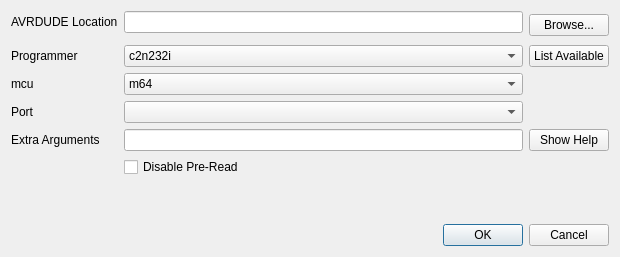
<?xml version="1.0" encoding="UTF-8"?>
<ui version="4.0">
 <class>burnConfigDialog</class>
 <widget class="QDialog" name="burnConfigDialog">
  <property name="geometry">
   <rect>
    <x>0</x>
    <y>0</y>
    <width>620</width>
    <height>257</height>
   </rect>
  </property>
  <property name="windowTitle">
   <string>AVRDUDE Configuration</string>
  </property>
  <property name="windowIcon">
   <iconset resource="eepe.qrc">
    <normaloff>:/images/configure.png</normaloff>:/images/configure.png</iconset>
  </property>
  <layout class="QGridLayout" name="gridLayout_2">
   <item row="0" column="0">
    <layout class="QGridLayout" name="gridLayout">
     <item row="0" column="2">
      <widget class="QLineEdit" name="avrdude_location">
       <property name="toolTip">
        <string>Location of AVRDUDE executable</string>
       </property>
       <property name="whatsThis">
        <string>The location of the AVRDUDE.EXE executable.</string>
       </property>
       <property name="text">
        <string notr="true"/>
       </property>
      </widget>
     </item>
     <item row="0" column="4" rowspan="2">
      <widget class="QPushButton" name="pushButton">
       <property name="whatsThis">
        <string>Use this button to browse and look for the AVRDUDE.EXE executable file.</string>
       </property>
       <property name="text">
        <string>Browse...</string>
       </property>
      </widget>
     </item>
     <item row="2" column="0">
      <widget class="QLabel" name="label_2">
       <property name="text">
        <string>Programmer</string>
       </property>
       <property name="alignment">
        <set>Qt::AlignLeading|Qt::AlignLeft|Qt::AlignVCenter</set>
       </property>
      </widget>
     </item>
     <item row="2" column="2">
      <widget class="QComboBox" name="avrdude_programmer">
       <property name="whatsThis">
        <string>Programmer used for communicating with the controller.
Please consult the programmer's documentation and the AVRDUDE documentation to select the appropriate programmer.</string>
       </property>
       <property name="insertPolicy">
        <enum>QComboBox::InsertAlphabetically</enum>
       </property>
       <item>
        <property name="text">
         <string notr="true">c2n232i</string>
        </property>
       </item>
       <item>
        <property name="text">
         <string notr="true">dasa3</string>
        </property>
       </item>
       <item>
        <property name="text">
         <string notr="true">dasa</string>
        </property>
       </item>
       <item>
        <property name="text">
         <string notr="true">siprog</string>
        </property>
       </item>
       <item>
        <property name="text">
         <string notr="true">ponyser</string>
        </property>
       </item>
       <item>
        <property name="text">
         <string notr="true">89isp</string>
        </property>
       </item>
       <item>
        <property name="text">
         <string notr="true">frank-stk200</string>
        </property>
       </item>
       <item>
        <property name="text">
         <string notr="true">blaster</string>
        </property>
       </item>
       <item>
        <property name="text">
         <string notr="true">ere-isp-avr</string>
        </property>
       </item>
       <item>
        <property name="text">
         <string notr="true">atisp</string>
        </property>
       </item>
       <item>
        <property name="text">
         <string notr="true">dapa</string>
        </property>
       </item>
       <item>
        <property name="text">
         <string notr="true">xil</string>
        </property>
       </item>
       <item>
        <property name="text">
         <string notr="true">futurlec</string>
        </property>
       </item>
       <item>
        <property name="text">
         <string notr="true">abcmini</string>
        </property>
       </item>
       <item>
        <property name="text">
         <string notr="true">picoweb</string>
        </property>
       </item>
       <item>
        <property name="text">
         <string notr="true">sp12</string>
        </property>
       </item>
       <item>
        <property name="text">
         <string notr="true">alf</string>
        </property>
       </item>
       <item>
        <property name="text">
         <string notr="true">bascom</string>
        </property>
       </item>
       <item>
        <property name="text">
         <string notr="true">dt006</string>
        </property>
       </item>
       <item>
        <property name="text">
         <string notr="true">pony-stk200</string>
        </property>
       </item>
       <item>
        <property name="text">
         <string notr="true">stk200</string>
        </property>
       </item>
       <item>
        <property name="text">
         <string notr="true">bsd</string>
        </property>
       </item>
       <item>
        <property name="text">
         <string notr="true">pavr</string>
        </property>
       </item>
       <item>
        <property name="text">
         <string notr="true">dragon_pdi</string>
        </property>
       </item>
       <item>
        <property name="text">
         <string notr="true">dragon_dw</string>
        </property>
       </item>
       <item>
        <property name="text">
         <string notr="true">dragon_hvsp</string>
        </property>
       </item>
       <item>
        <property name="text">
         <string notr="true">dragon_pp</string>
        </property>
       </item>
       <item>
        <property name="text">
         <string notr="true">dragon_isp</string>
        </property>
       </item>
       <item>
        <property name="text">
         <string notr="true">dragon_jtag</string>
        </property>
       </item>
       <item>
        <property name="text">
         <string notr="true">jtag2pdi</string>
        </property>
       </item>
       <item>
        <property name="text">
         <string notr="true">jtag2avr32</string>
        </property>
       </item>
       <item>
        <property name="text">
         <string notr="true">jtagmkII_avr32</string>
        </property>
       </item>
       <item>
        <property name="text">
         <string notr="true">jtag2dw</string>
        </property>
       </item>
       <item>
        <property name="text">
         <string notr="true">jtag2isp</string>
        </property>
       </item>
       <item>
        <property name="text">
         <string notr="true">jtag2</string>
        </property>
       </item>
       <item>
        <property name="text">
         <string notr="true">jtag2fast</string>
        </property>
       </item>
       <item>
        <property name="text">
         <string notr="true">jtag2slow</string>
        </property>
       </item>
       <item>
        <property name="text">
         <string notr="true">jtagmkII</string>
        </property>
       </item>
       <item>
        <property name="text">
         <string notr="true">jtag1slow</string>
        </property>
       </item>
       <item>
        <property name="text">
         <string notr="true">jtag1</string>
        </property>
       </item>
       <item>
        <property name="text">
         <string notr="true">jtagmkI</string>
        </property>
       </item>
       <item>
        <property name="text">
         <string notr="true">avr911</string>
        </property>
       </item>
       <item>
        <property name="text">
         <string notr="true">avr109</string>
        </property>
       </item>
       <item>
        <property name="text">
         <string notr="true">butterfly</string>
        </property>
       </item>
       <item>
        <property name="text">
         <string notr="true">usbtiny</string>
        </property>
       </item>
       <item>
        <property name="text">
         <string notr="true">usbasp</string>
        </property>
       </item>
       <item>
        <property name="text">
         <string notr="true">avr910</string>
        </property>
       </item>
       <item>
        <property name="text">
         <string notr="true">stk600hvsp</string>
        </property>
       </item>
       <item>
        <property name="text">
         <string notr="true">stk600pp</string>
        </property>
       </item>
       <item>
        <property name="text">
         <string notr="true">stk600</string>
        </property>
       </item>
       <item>
        <property name="text">
         <string notr="true">stk500hvsp</string>
        </property>
       </item>
       <item>
        <property name="text">
         <string notr="true">stk500pp</string>
        </property>
       </item>
       <item>
        <property name="text">
         <string notr="true">stk500v2</string>
        </property>
       </item>
       <item>
        <property name="text">
         <string notr="true">mib510</string>
        </property>
       </item>
       <item>
        <property name="text">
         <string notr="true">stk500v1</string>
        </property>
       </item>
       <item>
        <property name="text">
         <string notr="true">stk500</string>
        </property>
       </item>
       <item>
        <property name="text">
         <string notr="true">buspirate</string>
        </property>
       </item>
       <item>
        <property name="text">
         <string notr="true">avrisp2</string>
        </property>
       </item>
       <item>
        <property name="text">
         <string notr="true">avrispmkII</string>
        </property>
       </item>
       <item>
        <property name="text">
         <string notr="true">avrispv2</string>
        </property>
       </item>
       <item>
        <property name="text">
         <string notr="true">avrisp</string>
        </property>
       </item>
       <item>
        <property name="text">
         <string notr="true">arduino</string>
        </property>
       </item>
      </widget>
     </item>
     <item row="2" column="4">
      <widget class="QPushButton" name="pushButton_3">
       <property name="whatsThis">
        <string>List all available programmers.</string>
       </property>
       <property name="text">
        <string>List Available</string>
       </property>
      </widget>
     </item>
     <item row="5" column="2">
      <widget class="QLineEdit" name="avrArgs">
       <property name="toolTip">
        <string>Extra arguments that will be passed to AVRDUDE on every call</string>
       </property>
       <property name="whatsThis">
        <string>Extra arguments used in AVRDUDE.
This can be used for providing extra information to AVRDUDE.

Please only use this if you know what you are doing.  There are no error checks and you could cripple your controller.</string>
       </property>
       <property name="text">
        <string notr="true"/>
       </property>
      </widget>
     </item>
     <item row="5" column="0">
      <widget class="QLabel" name="label_3">
       <property name="text">
        <string>Extra Arguments</string>
       </property>
       <property name="alignment">
        <set>Qt::AlignLeading|Qt::AlignLeft|Qt::AlignVCenter</set>
       </property>
      </widget>
     </item>
     <item row="5" column="4">
      <widget class="QPushButton" name="pushButton_4">
       <property name="whatsThis">
        <string>Show AVRDUDE help</string>
       </property>
       <property name="text">
        <string>Show Help</string>
       </property>
      </widget>
     </item>
     <item row="4" column="2">
      <widget class="QComboBox" name="avrdude_port">
       <property name="whatsThis">
        <string>Communication port to the programmer.
</string>
       </property>
       <item>
        <property name="text">
         <string notr="true"/>
        </property>
       </item>
       <item>
        <property name="text">
         <string notr="true">usb</string>
        </property>
       </item>
       <item>
        <property name="text">
         <string notr="true">com1</string>
        </property>
       </item>
       <item>
        <property name="text">
         <string notr="true">com2</string>
        </property>
       </item>
       <item>
        <property name="text">
         <string notr="true">com3</string>
        </property>
       </item>
       <item>
        <property name="text">
         <string notr="true">com4</string>
        </property>
       </item>
       <item>
        <property name="text">
         <string notr="true">lpt1</string>
        </property>
       </item>
       <item>
        <property name="text">
         <string notr="true">lpt2</string>
        </property>
       </item>
       <item>
        <property name="text">
         <string notr="true">lpt3</string>
        </property>
       </item>
       <item>
        <property name="text">
         <string notr="true">lpt4</string>
        </property>
       </item>
       <item>
        <property name="text">
         <string>avrdoper</string>
        </property>
       </item>
       <item>
        <property name="text">
         <string>com5</string>
        </property>
       </item>
       <item>
        <property name="text">
         <string>com6</string>
        </property>
       </item>
       <item>
        <property name="text">
         <string>com7</string>
        </property>
       </item>
       <item>
        <property name="text">
         <string>com8</string>
        </property>
       </item>
       <item>
        <property name="text">
         <string>com9</string>
        </property>
       </item>
       <item>
        <property name="text">
         <string>com10</string>
        </property>
       </item>
       <item>
        <property name="text">
         <string>com11</string>
        </property>
       </item>
       <item>
        <property name="text">
         <string>com12</string>
        </property>
       </item>
       <item>
        <property name="text">
         <string>com13</string>
        </property>
       </item>
       <item>
        <property name="text">
         <string>com14</string>
        </property>
       </item>
       <item>
        <property name="text">
         <string>com15</string>
        </property>
       </item>
       <item>
        <property name="text">
         <string>com16</string>
        </property>
       </item>
       <item>
        <property name="text">
         <string>com17</string>
        </property>
       </item>
       <item>
        <property name="text">
         <string>com18</string>
        </property>
       </item>
       <item>
        <property name="text">
         <string>com19</string>
        </property>
       </item>
       <item>
        <property name="text">
         <string>com20</string>
        </property>
       </item>
       <item>
        <property name="text">
         <string>com21</string>
        </property>
       </item>
       <item>
        <property name="text">
         <string>com22</string>
        </property>
       </item>
       <item>
        <property name="text">
         <string>com23</string>
        </property>
       </item>
       <item>
        <property name="text">
         <string>com24</string>
        </property>
       </item>
       <item>
        <property name="text">
         <string>com25</string>
        </property>
       </item>
       <item>
        <property name="text">
         <string>com26</string>
        </property>
       </item>
       <item>
        <property name="text">
         <string>com27</string>
        </property>
       </item>
       <item>
        <property name="text">
         <string>com28</string>
        </property>
       </item>
       <item>
        <property name="text">
         <string>com29</string>
        </property>
       </item>
       <item>
        <property name="text">
         <string>com30</string>
        </property>
       </item>
      </widget>
     </item>
     <item row="4" column="0">
      <widget class="QLabel" name="label_5">
       <property name="text">
        <string>Port</string>
       </property>
       <property name="alignment">
        <set>Qt::AlignLeading|Qt::AlignLeft|Qt::AlignVCenter</set>
       </property>
      </widget>
     </item>
     <item row="0" column="0">
      <widget class="QLabel" name="label">
       <property name="text">
        <string>AVRDUDE Location</string>
       </property>
       <property name="alignment">
        <set>Qt::AlignLeading|Qt::AlignLeft|Qt::AlignVCenter</set>
       </property>
      </widget>
     </item>
     <item row="3" column="0">
      <widget class="QLabel" name="label_4">
       <property name="text">
        <string>mcu</string>
       </property>
       <property name="alignment">
        <set>Qt::AlignLeading|Qt::AlignLeft|Qt::AlignVCenter</set>
       </property>
      </widget>
     </item>
     <item row="3" column="2">
      <widget class="QComboBox" name="avrdude_mcu">
       <property name="whatsThis">
        <string>Programmer used for communicating with the controller.
Please consult the programmer's documentation and the AVRDUDE documentation to select the appropriate programmer.</string>
       </property>
       <property name="insertPolicy">
        <enum>QComboBox::InsertAlphabetically</enum>
       </property>
       <item>
        <property name="text">
         <string>m64</string>
        </property>
       </item>
       <item>
        <property name="text">
         <string>m128</string>
        </property>
       </item>
       <item>
        <property name="text">
         <string>m328p</string>
        </property>
       </item>
       <item>
        <property name="text">
         <string>M88</string>
        </property>
       </item>
       <item>
        <property name="text">
         <string>m1281</string>
        </property>
       </item>
       <item>
        <property name="text">
         <string>m2561</string>
        </property>
       </item>
      </widget>
     </item>
     <item row="6" column="2">
      <widget class="QCheckBox" name="disablePreReadCB">
       <property name="text">
        <string>Disable Pre-Read</string>
       </property>
      </widget>
     </item>
    </layout>
   </item>
   <item row="2" column="0">
    <widget class="QDialogButtonBox" name="buttonBox">
     <property name="orientation">
      <enum>Qt::Horizontal</enum>
     </property>
     <property name="standardButtons">
      <set>QDialogButtonBox::Cancel|QDialogButtonBox::Ok</set>
     </property>
     <property name="centerButtons">
      <bool>false</bool>
     </property>
    </widget>
   </item>
   <item row="1" column="0">
    <spacer name="verticalSpacer">
     <property name="orientation">
      <enum>Qt::Vertical</enum>
     </property>
     <property name="sizeHint" stdset="0">
      <size>
       <width>20</width>
       <height>40</height>
      </size>
     </property>
    </spacer>
   </item>
  </layout>
 </widget>
 <resources>
  <include location="eepe.qrc"/>
 </resources>
 <connections>
  <connection>
   <sender>buttonBox</sender>
   <signal>rejected()</signal>
   <receiver>burnConfigDialog</receiver>
   <slot>reject()</slot>
   <hints>
    <hint type="sourcelabel">
     <x>316</x>
     <y>260</y>
    </hint>
    <hint type="destinationlabel">
     <x>286</x>
     <y>274</y>
    </hint>
   </hints>
  </connection>
  <connection>
   <sender>buttonBox</sender>
   <signal>accepted()</signal>
   <receiver>burnConfigDialog</receiver>
   <slot>accept()</slot>
   <hints>
    <hint type="sourcelabel">
     <x>248</x>
     <y>254</y>
    </hint>
    <hint type="destinationlabel">
     <x>157</x>
     <y>274</y>
    </hint>
   </hints>
  </connection>
 </connections>
</ui>
